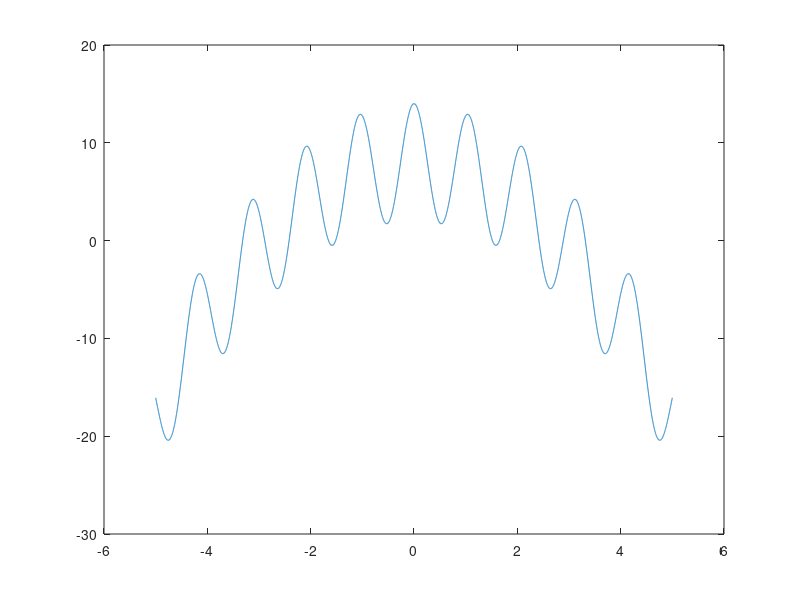
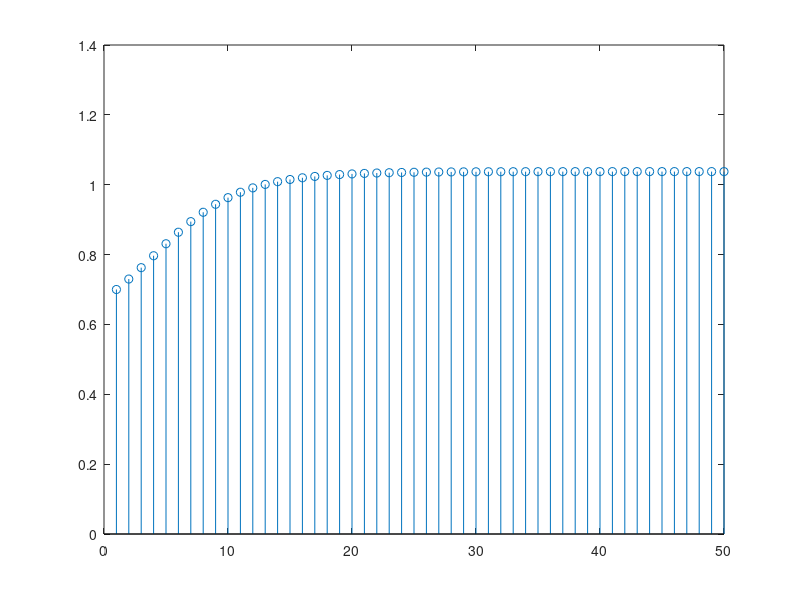

The MATLAB source for these figures, in order:
% In-Lecture Assignment #5 Related to Homework #6

% Consider performing an iterative maximization of

% J(x) =8 - x2 + 6 cos(6 x)

% via the steepest descent algorithm (JSK equation (6.5) on page 116)

% with the sign on the update reversed from negative to positive so that

% the algorithm will maximize rather than minimize; i.e.

% x[k+1] = x[k] + u dJ(x) / dx where x = x[k]

% a. Visualize and analyze the shape of the objective function J(x).

%%     1) Plot J(x) for -5 < x < 5. Give the Matlab code for your answer.

 x = -5 : 0.001 : 5;
 Jx = 8 - x.^2 + 6*cos(6*x);
 plot(x, Jx)

%%
%     2) Describe the plot.

%   It is a sum (combination) of a concave down parabola and a cosine.
%   Concavity alternates within the cosine, but overall 
%   its a concave down parabola. There are many local maximas.
%   

%    3) How many local maxima do you see?

%        11 local maxima because you are considering endpoints in the
%        restricted view

%     4) Of these local maxima, how many are global maxima?

%       Only onne at x = 0

 

% b. Derive the steepest descent update equation

%   dJdx = -2*x - 36*sin(6*x)

% and modify the code below to include the derivate of J(x)

% polyconverge.m find the maximum of J(x)=x via steepest descent

N=50;                      % number of iterations

mu=0.001;                % algorithm stepsize

x=zeros(1,N);              % initialize sequence of x values to zero

x(1)=0.7;                 % starting point x(1) (initial guess!)

for k=1:N-1

  x(k+1)= x(k) + (-2*x(k) - 36*sin(6*x(k)))*mu;    % update equation

end

figure();

stem(x);          % to visualize approximation

x(N)

 

% c. Implement the steepest descent algorithm in Matlab with x[0] = 0.7.

%     1) To what value does the steepest descent algorithm converge?

%          x = 1.0376

%     2) Is the convergent value of x in the global maximum of J(x)? Why or why not?

%       No, since the global maxima only occurs at x = 0 and the value of
%       the convergent value of x is not equal to the value at x = 0 in
%       J(x).
%       